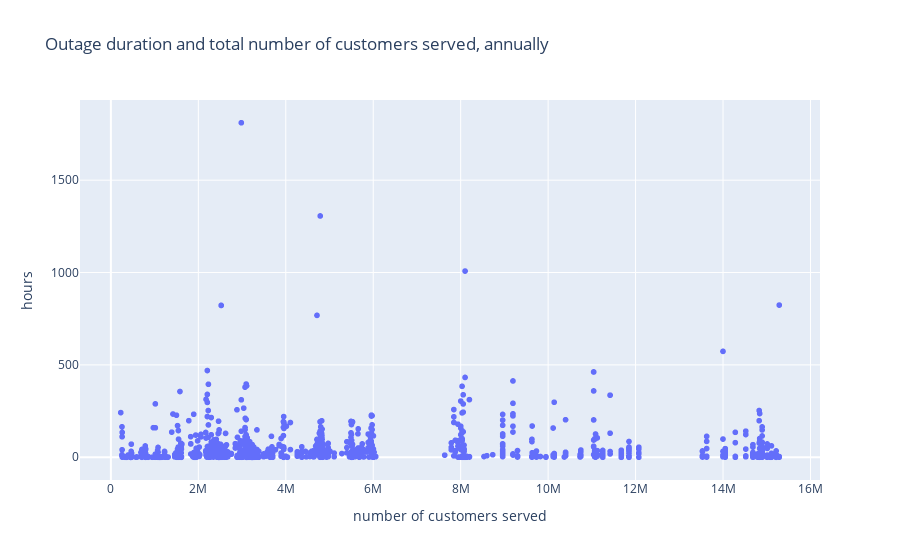

Here is the notebook cell this chart was saved with:
### Code cell
# Plotting a scatterplot between outage duration and customers served

fig4 = px.scatter(df, x='TOTAL.CUSTOMERS', y='DURATION.HR'\
    , title='Outage duration and total number of customers served, annually')
fig4.update_xaxes(title_text='number of customers served')
fig4.update_yaxes(title_text='hours')
fig4

### Figure 1 — Plotly figure (JSON) as saved in the notebook; plotly's stock layout.template omitted (floating-point values rounded to 4 significant figures; data arrays with more than 128 entries replaced by an {"elided": "..."} marker saying what was removed)
{"data": [{"hovertemplate": "TOTAL.CUSTOMERS=%{x}<br>DURATION.HR=%{y}<extra></extra>", "legendgroup": "", "marker": {"color": "#636efa", "symbol": "circle"}, "mode": "markers", "name": "", "showlegend": false, "type": "scattergl", "x": {"elided": "1534 int values"}, "xaxis": "x", "y": {"elided": "1534 float values"}, "yaxis": "y"}], "layout": {"legend": {"tracegroupgap": 0}, "title": {"text": "Outage duration and total number of customers served, annually"}, "xaxis": {"anchor": "y", "domain": [0, 1], "title": {"text": "number of customers served"}}, "yaxis": {"anchor": "x", "domain": [0, 1], "title": {"text": "hours"}}}}
